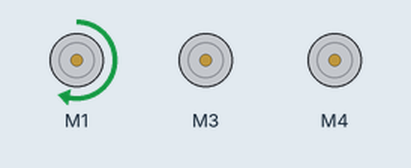
The sketch below on a simulated Arduino Uno, built with avr-gcc and run on an emulated ATmega328P. Shown: 3 × DC motor (green arrow = forward, orange = backward, longer = faster).

Above: at 0.1 s.
At 1.9 s:
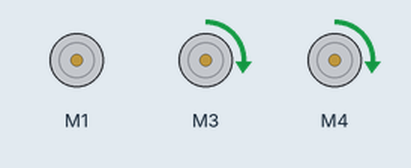
At 3.3 s:
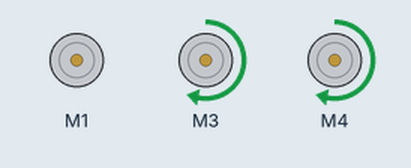
At 8.1 s:
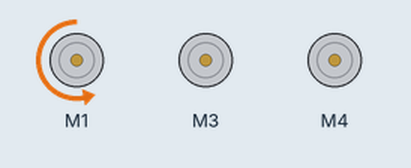
At 10.9 s:
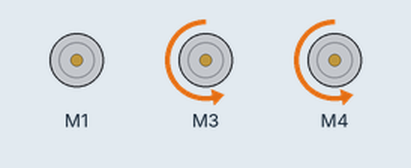
At 16.7 s:
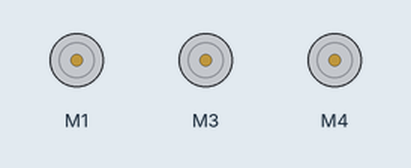
Timing chart, 0 to 18.2 s (numbered marks = the images above):
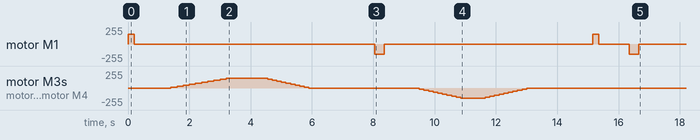

The sketch:

ARMMOTION.ino
```cpp
#include <AFMotor.h>

// Define motors using the motor port numbers on the Adafruit Motor Shield
AF_DCMotor gripperMotor(1);  // Gripper motor (M1)
AF_DCMotor armMotor1(3);     // Arm Motor 1 (M3)
AF_DCMotor armMotor2(4);     // Arm Motor 2 (M4)

void setup() {
  // Set the motor speed for the gripper and both arm motors
  gripperMotor.setSpeed(150);  // Speed for Gripper to control opening size
  armMotor1.setSpeed(150);     // Speed for Arm Motor 1
  armMotor2.setSpeed(150);     // Speed for Arm Motor 2

  // Start with all motors stopped
  stopAllMotors();

  // Perform the entire movement sequence once
  performArmMovement();

  // Stop all motors after completing the movement
  stopAllMotors();
}

void loop() {
  // Empty loop
}

// Function to perform the entire arm and gripper movement
void performArmMovement() {
  // Step 1: Open the gripper at the top
  openGripper();
  delay(1000);  // Gripper remains open for 1 second

  // Step 2: Move the arm forward and down to grab the object
  moveArmsForwardAndDown();
  delay(2000);  // Allow time for arm to move down

  // Step 3: Close the gripper to grab the object
  closeGripper();
  delay(1000);  // Gripper remains closed for 1 second

  // Step 4: Move the arm back up with the object
  moveArmsUp();
  delay(2000);  // Allow time for arm to move back up

  // Step 5: Open the gripper at the top to drop the object
  openGripper();
  delay(1000);  // Gripper remains open to drop the object

  // Step 6: Close the gripper after dropping the object
  closeGripper();
  delay(500);  // Ensure the gripper closes
}

// Function to move both Arm Motor 1 and Arm Motor 2 forward and down (with more forward movement)
void moveArmsForwardAndDown() {
  for (int speed = 0; speed <= 150; speed += 15) {  // Increase the increment for faster forward movement
    armMotor1.setSpeed(speed);
    armMotor2.setSpeed(speed);
    armMotor1.run(FORWARD);
    armMotor2.run(FORWARD);
    delay(200);  // Discrete steps for smooth forward and down motion
  }

  delay(1000);  // Hold time for the arm to fully reach a further down position without hitting extreme positions

  for (int speed = 150; speed >= 0; speed -= 15) {
    armMotor1.setSpeed(speed);
    armMotor2.setSpeed(speed);
    delay(150);
  }

  stopArms();
}

// Function to move both Arm Motor 1 and Arm Motor 2 back up
void moveArmsUp() {
  for (int speed = 0; speed <= 150; speed += 15) {
    armMotor1.setSpeed(speed);
    armMotor2.setSpeed(speed);
    armMotor1.run(BACKWARD);
    armMotor2.run(BACKWARD);
    delay(150);  // Discrete steps for smooth upward motion
  }

  delay(500);  // Hold time for arm to return to the top position

  for (int speed = 150; speed >= 0; speed -= 15) {
    armMotor1.setSpeed(speed);
    armMotor2.setSpeed(speed);
    delay(150);
  }

  stopArms();
}

// Function to open the gripper (restrict opening size)
void openGripper() {
  gripperMotor.run(FORWARD);  // Run the gripper motor to open
  delay(200);                 // Restrict opening size
  gripperMotor.run(RELEASE);  // Stop the gripper motor after opening
}

// Function to close the gripper
void closeGripper() {
  gripperMotor.run(BACKWARD);  // Run the gripper motor to close
  delay(300);                  // Gripper stays closed for 300ms
  gripperMotor.run(RELEASE);   // Stop the gripper motor after closing
}

// Function to stop all motors
void stopAllMotors() {
  stopArms();
  stopGripper();
}

// Function to stop arm motors
void stopArms() {
  armMotor1.run(RELEASE);  // Stop Arm Motor 1
  armMotor2.run(RELEASE);  // Stop Arm Motor 2
}

// Function to stop the gripper motor
void stopGripper() {
  gripperMotor.run(RELEASE);  // Stop the gripper motor
}
```
